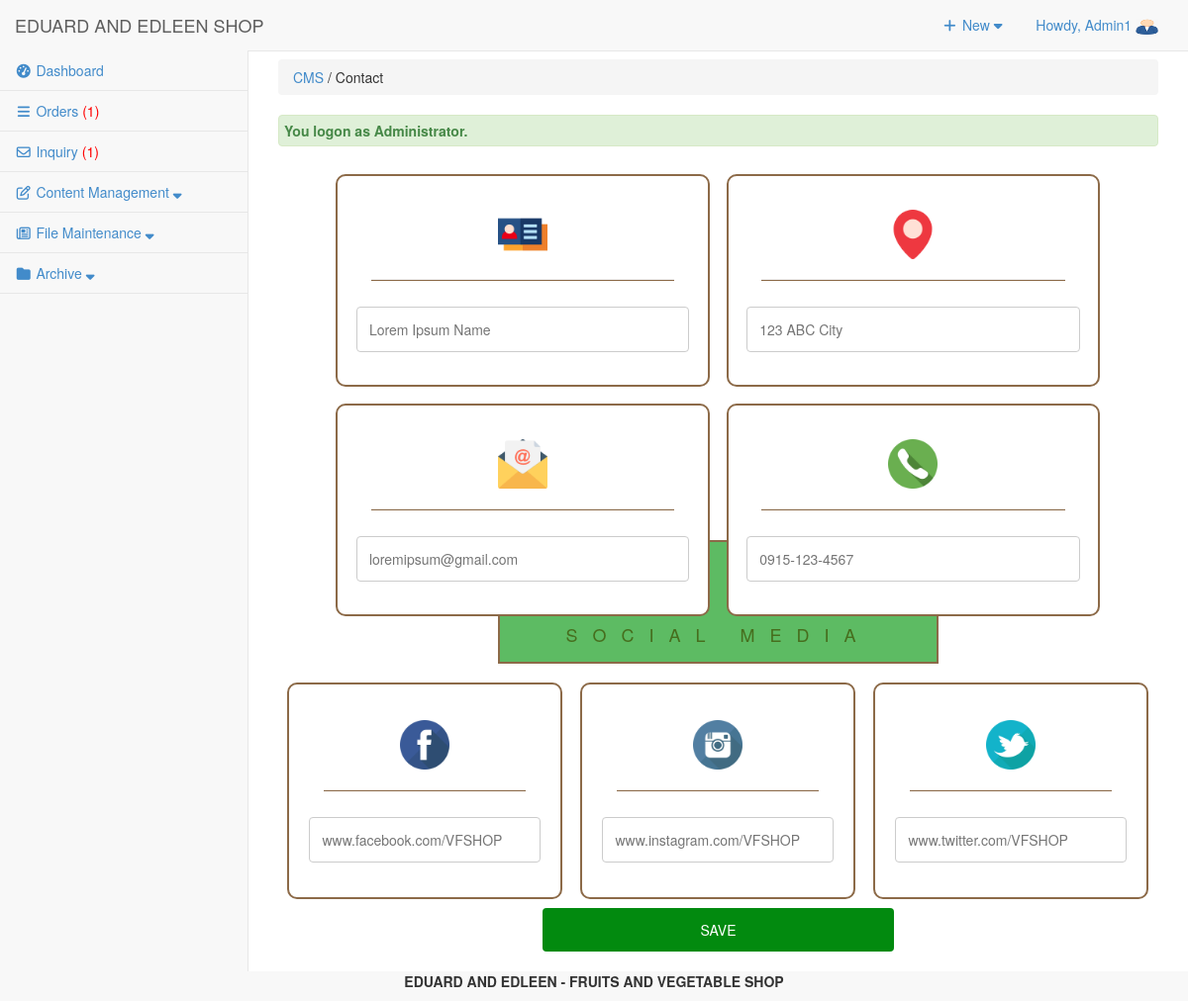
The page /admin/cms/index.php?view=Contact (signed in) on the database as committed earlier.
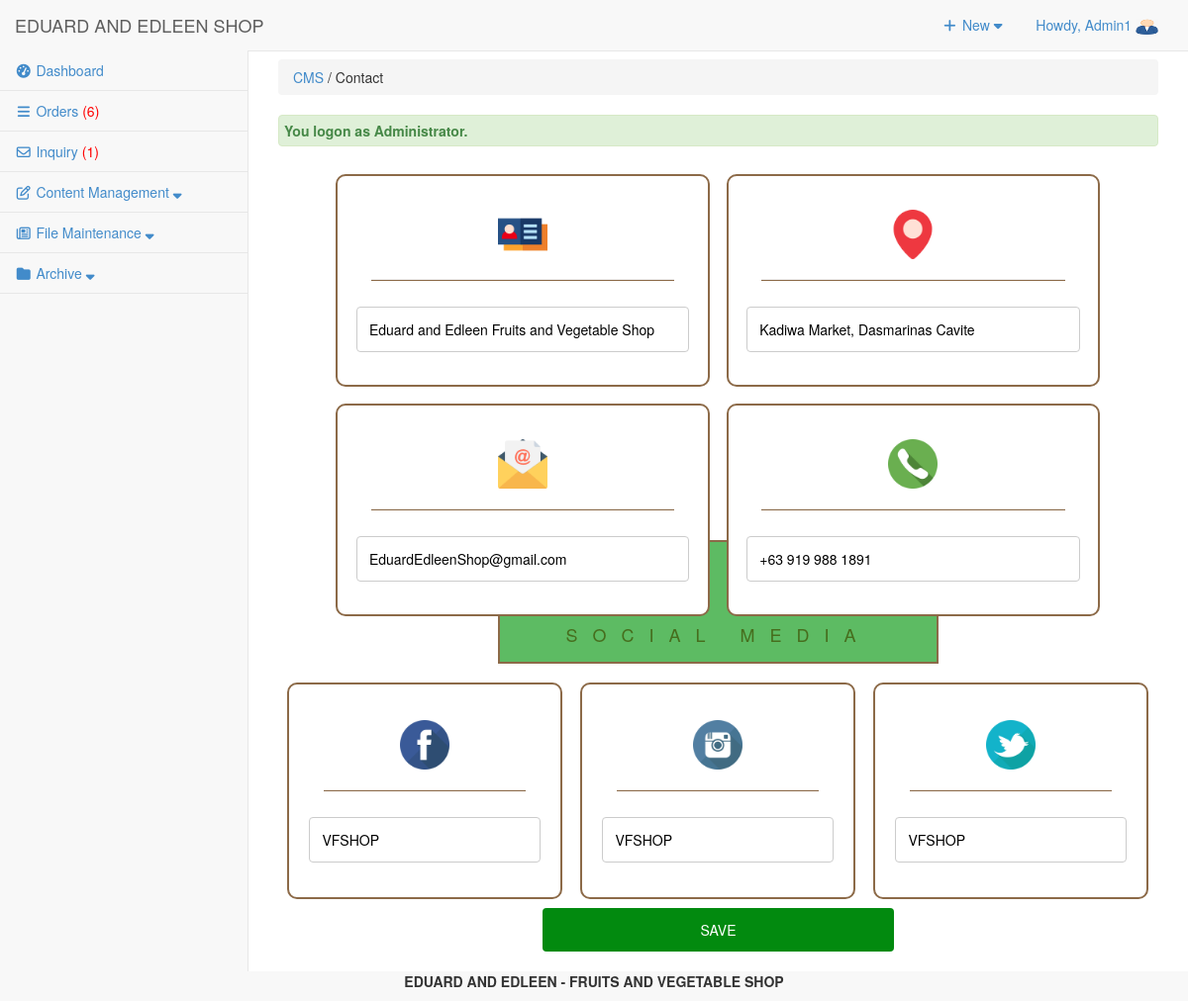
The same page on the database as committed later.
### tables this page shows
CREATE TABLE `tblcontact` (
  `CMS_CONTACT_ID` int(11) NOT NULL,
  `CMS_CONTACT_NAME` varchar(255) NOT NULL,
  `CMS_CONTACT_ADDRESS` varchar(255) NOT NULL,
  `CMS_CONTACT_EMAIL` varchar(255) NOT NULL,
  `CMS_CONTACT_PHONE` varchar(255) NOT NULL,
  `CMS_CONTACT_FB` varchar(255) NOT NULL,
  `CMS_CONTACT_IG` varchar(255) NOT NULL,
  `CMS_CONTACT_TWT` varchar(255) NOT NULL
);

### admin/cms/index.php (called while the page is built, shortened)
<?php
require_once("../../include/initialize.php");
require_once ("../theme/templates.php");
?>

### include/database.php (called while the page is built, shortened)
<?php
class Database {
	var $sql_string = '';
	private $conn;
	public function open_connection() {
		$this->conn = mysqli_connect(server,user,pass);
		if(!$this->conn){
			echo "Problem in database connection! Contact administrator!";
			exit();
		}else{
			$db_select = mysqli_select_db($this->conn,database_name);
		}
	}
	function setQuery($sql='') {
		$this->sql_string=$sql;
	}
	function executeQuery() {
		$result = mysqli_query($this->conn,$this->sql_string);
		return $result;
	}
	private function confirm_query($result) {
		return $result;
	}
	function loadSingleResult() {
		$cur = $this->executeQuery();
		while ($row = mysqli_fetch_object($cur)) {
		return $data = $row;
		}
	}
	public function num_rows($result_set) {
		return mysqli_num_rows($result_set);
	}
}
$mydb = new Database();
?>

### admin/cms/contact.php (the view, shortened to what the changed rows need)
<div class="content_body">
    <CENTER>
    <?php
		$query = "SELECT * FROM `tblcontact` ";
        $mydb->setQuery($query);
        $cur = $mydb->loadSingleResult();
    ?>
 	<form action="cmscontroller.php?action=updatecontact" method="POST">
            <div style="margin-left:50px;">
                <div class="social inquiry_body msg1"><img src="../../img/name.png" style="width: 50px;"><hr>
                        <div class="row">
                        <div class="col-75">
                            <input type="text" id="facebook" name="name" placeholder="Lorem Ipsum Name" value='<?php echo $cur->CMS_CONTACT_NAME; ?>'>
                        </div>
                        </div>
                    </div>
                    <div class="social inquiry_body msg1"><img src="../../img/location.png" style="width: 50px;"><hr>
                        <div class="row">
                        <div class="col-75">
                            <input type="text" id="instagram" name="address" placeholder="123 ABC City" value='<?php echo $cur->CMS_CONTACT_ADDRESS; ?>'>
                        </div>
                        </div>
                    </div>
                    <div class="social inquiry_body msg1"><img src="../../img/email.png" style="width: 50px;"><hr>
                        <div class="row">
                        <div class="col-75">
                            <input type="text" id="twitter" name="email" placeholder="loremipsum@gmail.com" value='<?php echo $cur->CMS_CONTACT_EMAIL; ?>'>
                        </div>
                        </div>
                    </div>
                    <div class="social inquiry_body msg1"><img src="../../img/phone.png" style="width: 50px;"><hr>
                        <div class="row">
                        <div class="col-75">
                            <input type="text" id="phone" name="phone" placeholder="0915-123-4567" value='<?php echo $cur->CMS_CONTACT_PHONE; ?>'>
                        </div>
                        </div>
                    </div>
            </div>
			<br>
  			<br>
  			<div class="divtop" style="margin-top: 38%;">
  			<div class="social inquiry_body msg"><img src="../../img/facebook.png" style="width: 50px;"><hr>
				<div class="row">
			      <div class="col-75">
			        <input type="text" id="facebook" name="facebook" placeholder="www.facebook.com/VFSHOP" value='<?php echo $cur->CMS_CONTACT_FB; ?>'>
			      </div>
  				</div>
			</div>
			<div class="social inquiry_body msg"><img src="../../img/instagram.png" style="width: 50px;"><hr>
				<div class="row">
			      <div class="col-75">
			        <input type="text" id="instagram" name="instagram" placeholder="www.instagram.com/VFSHOP" value='<?php echo $cur->CMS_CONTACT_IG; ?>'>
			      </div>
  				</div>
			</div>
			<div class="social inquiry_body msg"><img src="../../img/twitter.png" style="width: 50px;"><hr>
				<div class="row">
			      <div class="col-75">
			        <input type="text" id="twitter" name="twitter" placeholder="www.twitter.com/VFSHOP" value='<?php echo $cur->CMS_CONTACT_TWT; ?>'>
			      </div>
  				</div>
			</div>
			<br>
			<br>
			<br>
			</form>
  		</center>
</div>

### admin/theme/templates.php (shortened to what the changed rows need)
<!DOCTYPE html>
<html lang="en">
<head>
<link href="<?php echo web_root; ?>admin/css/bootstrap.min.css" rel="stylesheet">
<link href="<?php echo web_root; ?>admin/css/metisMenu.min.css" rel="stylesheet">
<link href="<?php echo web_root; ?>admin/css/timeline.css" rel="stylesheet">
<link href="<?php echo web_root; ?>admin/css/sb-admin-2.css" rel="stylesheet">
<link href="<?php echo web_root; ?>admin/font/css/font-awesome.min.css" rel="stylesheet" type="text/css">
<link href="<?php echo web_root; ?>admin/font/font-awesome.min.css" rel="stylesheet" type="text/css">
<link href="<?php echo web_root; ?>admin/css/dataTables.bootstrap.css" rel="stylesheet">
<link href="<?php echo web_root; ?>css/bootstrap-datetimepicker.min.css" rel="stylesheet" media="screen">
<link href="<?php echo web_root; ?>css/datepicker.css" rel="stylesheet" media="screen">
<link href="<?php echo web_root; ?>admin/css/costum.css" rel="stylesheet">
<link href="<?php echo web_root; ?>admin/css/ekko-lightbox.css" rel="stylesheet">
</head>
  <?php
    $query = "SELECT * FROM tblsummary WHERE ORDEREDSTATS = 'Pending'";
    $mydb->setQuery($query);
    $cur = $mydb->executeQuery();
    $rowscount = $mydb->num_rows($cur);
    $res = isset($rowscount)? $rowscount : 0;
    if($res>0){
    $order = '<span style="color:red;">('.$res.')</span>';
    }else{
        $order = '<span> ('.$res.')</span>';
    }
?>
<body>
   <div id="wrapper">
        <nav class="navbar navbar-default navbar-static-top  " role="navigation" style="margin-bottom: 0">
            <div class="navbar-header">
                 <a class="navbar-brand"  href="<?php echo web_root; ?>admin/index.php" >EDUARD AND EDLEEN SHOP</a>
            </div>
            <div class="navbar-default sidebar" role="navigation">
                <div class="sidebar-nav navbar-collapse">
                    <ul class="nav" id="side-menu">
                        <li>
                             <a href="<?php echo web_root; ?>admin/orders/" ><i class="fa fa-reorder fa-fw"></i>  Orders <?php echo $order; ?></a>
                        </li>
                    </ul>
                </div>
            </div>
        </nav>
  <div id="page-wrapper">
            <div class="row" >
                <div class="col-lg-12">
                  <?php require_once $content; ?>
                </div>
            </div>
        </div>
    </div>
</body>
</html>

Rows that differ between the two databases and show on the page:
added tblcontact: name "Eduard and Edleen Fruits and Vegetable Shop", address "Kadiwa Market, Dasmarinas Cavite", email "EduardEdleenShop@gmail.com", phone "+63 919 988 1891", facebook "VFSHOP", instagram "VFSHOP", twitter "VFSHOP"
Other text that changed with them:
$res: "1" → "6"
